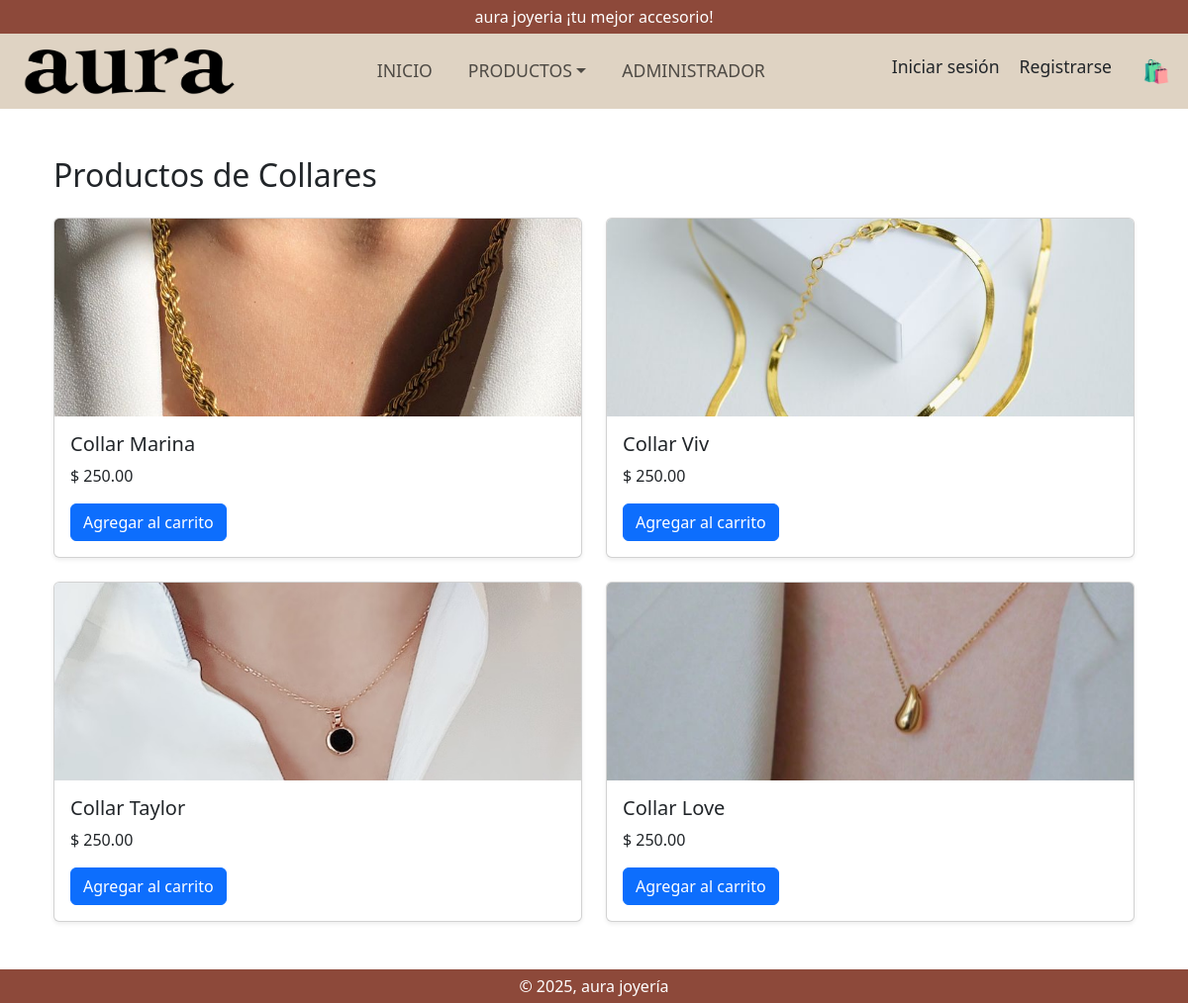
Screenshot of /categoria/DEF001/ with the database file from the repository.
### Aplicaciones/Gestion/models.py (models this page shows, shortened)
class Categoria(models.Model):
    codigo=models.CharField(primary_key=True,max_length=6, default='DEF001')
    nombre=models.CharField(max_length=50)

class Productos(models.Model):
    codigo=models.CharField(primary_key=True,max_length=6)
    nombre=models.CharField(max_length=50)
    categoria = models.ForeignKey(Categoria, on_delete=models.CASCADE , default=1)
    imagen = models.ImageField(upload_to='productos/', null=True, blank=True)
    precio = models.DecimalField(max_digits=8, decimal_places=2, default=0.00)

### Aplicaciones/Gestion/views.py (the view)
# urls.py: path('categoria/<str:codigo>/', views.productos_por_categoria, name='productos_por_categoria'),
def productos_por_categoria(request, codigo):
    categoria = Categoria.objects.get(codigo=codigo)
    productos = Productos.objects.filter(categoria=categoria)
    return render(request, "productos_por_categoria.html", {
        "categoria": categoria,
        "productos": productos
    })

### Aplicaciones/Gestion/context_processors.py (called while the page is built)
def categorias_disponibles(request):
    categorias = Categoria.objects.all()
    return {'categorias': categorias}

### Aplicaciones/Gestion/templates/productos_por_categoria.html
{% extends "base.html" %}
{% block body %}
<div class="container mt-4">
  <h2 class="mb-4">Productos de {{ categoria.nombre }}</h2>
  <div class="row">
    {% for producto in productos %}
      <div class="col-md-6 mb-4">
        <div class="card h-100 shadow-sm">
          {% if producto.imagen %}
            <img src="{{ producto.imagen.url }}" class="card-img-top" style="object-fit: cover; height: 200px;" alt="{{ producto.nombre }}">
          {% endif %}
          <div class="card-body">
            <h5 class="card-title">{{ producto.nombre }}</h5>
            <p class="card-text">$ {{ producto.precio }}</p>
            <a href="{% url 'agregar_al_carrito' producto.codigo %}" class="btn btn-primary">Agregar al carrito</a>
          </div>
        </div>
      </div>
    {% endfor %}
  </div>
</div>
{% endblock %}

### Aplicaciones/Gestion/templates/base.html (shortened to what this page needs)
{% load static %}
<!DOCTYPE html>
<html lang="es">
<head>
  <link href="https://cdn.jsdelivr.net/npm/bootstrap@5.3.5/dist/css/bootstrap.min.css" rel="stylesheet">
  <link rel="stylesheet" href="{% static 'css/gestionProductos.css' %}">
</head>
<body>
  <div class="top-banner">
    aura joyeria ¡tu mejor accesorio!
  </div>
  <nav class="navbar navbar-expand-lg navbar-custom">
    <div class="container-fluid">
      <a class="navbar-brand" href="{% url 'home_ecommerce' %}">
        <img src="{% static 'img/logo.png' %}" alt="Aura Joyeria" style="height: 50px;">
      </a>
      <div class="collapse navbar-collapse" id="navbarNavAltMarkup">
        <ul class="navbar-nav mx-auto">
          <li class="nav-item"><a class="nav-link" href="{% url 'home_ecommerce' %}">INICIO</a></li>
          <li class="nav-item dropdown">
            <a class="nav-link dropdown-toggle" href="#" id="productosDropdown" role="button" data-bs-toggle="dropdown">PRODUCTOS</a>
          </li>
          <li class="nav-item">
            <a class="nav-link" href="{% url 'admin:index' %}">ADMINISTRADOR</a>
          </li>
        </ul>
        <div class="d-flex">
          {% if user.is_authenticated %}
            <a href="{% url 'logout' %}" class="nav-link">Cerrar sesión</a>
          {% else %}
            <a href="{% url 'login' %}" class="nav-link">Iniciar sesión</a>
            <a href="{% url 'registro' %}" class="nav-link">Registrarse</a>
          {% endif %}
          <form method="post" action="{% url 'ver_carrito' %}">
            <button type="submit" class="icono bg-transparent border-0" style="font-size: 1.4rem;">
              🛍️
            </button>
          </form>
        </div>
      </div>
    </div>
  </nav>
  <main class="container my-4">
    {% block body %}{% endblock %}
  </main>
  <footer class="top-banner mt-auto">
    <p class="text-center text-white mb-0">© 2025, aura joyería</p>
  </footer>
</body>
</html>

### Aplicaciones/Gestion/templates/base.html (style rules this page uses)
html, body { height: 100%; margin: 0; padding: 0; }
body { display: flex; flex-direction: column; }
main { flex: 1; }
.navbar-custom { background-color: #DFD3C3; }
.nav-link { font-weight: 500; font-size: 1.1rem; margin: 0 10px; }
.icono { font-size: 1.4rem; margin-left: 15px; cursor: pointer; }
.top-banner { background-color: #8D493A; text-align: center; padding: 0.3rem; font-size: 1rem; color: white; }

### rows the page displays
Categoria: nombre "Collares"
Productos: imagen (picture), nombre "Collar Marina", precio "250.00"
Productos: imagen (picture), nombre "Collar Viv", precio "250.00"
Productos: imagen (picture), nombre "Collar Taylor", precio "250.00"
Productos: imagen (picture), nombre "Collar Love", precio "250.00"
